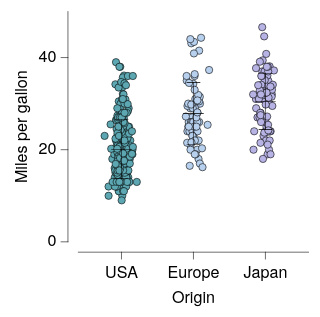

Specify this chart in Vega-Lite:
### Vega-Lite specification from a JSON file in a GitHub repository (floating-point values rounded to 4 significant figures; data arrays with more than 128 entries replaced by an {"elided": "..."} marker saying what was removed)
{"background": null, "config": {"arc": {"fill": "#DBDBDB", "fillOpacity": 1.0, "innerRadius": 25.0, "padAngle": 0.03, "stroke": "black", "strokeOpacity": 1, "strokeWidth": 0.25}, "area": {"fill": "#DBDBDB", "fillOpacity": 1.0, "stroke": "black", "strokeOpacity": 1, "strokeWidth": 0.25}, "axis": {"domain": true, "domainCap": "round", "domainColor": "black", "domainWidth": 0.25, "grid": false, "gridCap": "round", "gridColor": "#F1F1F1", "gridDash": [0, 0], "gridOpacity": 1.0, "gridWidth": 0.25, "labelColor": "black", "labelFont": "Helvetica Neue, HelveticaNeue, Helvetica, Arial, sans-serif", "labelFontSize": 7, "labelFontStyle": "normal", "labelFontWeight": 400, "offset": 4.5, "ticks": true, "tickCap": "round", "tickColor": "black", "tickRound": false, "tickSize": 3, "tickWidth": 0.25, "titleColor": "black", "titleFont": "Helvetica Neue, HelveticaNeue, Helvetica, Arial, sans-serif", "titleFontSize": 7, "titleFontStyle": "normal", "titleFontWeight": 400}, "axisX": {"domain": true, "labelAlign": "center", "labelAngle": 0, "labels": true, "ticks": true, "translate": 0}, "axisY": {"domain": true, "labelAlign": "right", "labelAngle": 0, "labels": true, "ticks": true, "translate": 0}, "axisRight": {"domain": true, "labelAlign": "left", "labelAngle": 0, "labels": true, "ticks": true, "translate": 0}, "axisTop": {"domain": true, "labelAlign": "center", "labelAngle": 0, "labels": true, "ticks": true, "translate": 0}, "axisBand": {"tickOffset": 0}, "bar": {"fill": "#DBDBDB", "fillOpacity": 1.0, "stroke": "black", "strokeOpacity": 1, "strokeWidth": 0.25}, "boxplot": {"size": 9.0, "ticks": {"cornerRadius": 0.25, "fill": "black", "opacity": 1, "size": 4.5, "thickness": 0.25}, "box": {"fillOpacity": 1.0, "stroke": "black", "strokeOpacity": 1, "strokeWidth": 0.25}, "median": {"cornerRadius": 0, "fill": "black", "fillOpacity": 1.0, "opacity": 1, "size": 9.0, "thickness": 0.25}, "rule": {"fill": "black", "fillOpacity": 1.0, "size": 10.0, "stroke": "black", "strokeDash": [0, 0], "strokeOpacity": 1, "strokeWidth": 0.25}, "outliers": {"color": "black", "fill": "black", "fillOpacity": 1.0, "size": 0, "stroke": "black", "strokeOpacity": 1, "strokeWidth": 0.25}}, "circle": {"fill": "black", "fillOpacity": 1.0, "size": 1.25, "stroke": null, "strokeOpacity": 1, "strokeWidth": 0.25}, "errorband": {"band": {"fillOpacity": 0.6, "stroke": null, "strokeWidth": 0.25, "strokeOpacity": 1}, "borders": {"opacity": 0, "strokeOpacity": 0.25, "strokeWidth": 1}}, "errorbar": {"opacity": 1, "rule": {"strokeDash": [0, 0], "strokeWidth": 0.25}, "ticks": {"color": "black", "cornerRadius": 0.125, "opacity": 1, "size": 6.0, "thickness": 0.25}, "thickness": 0.25}, "font": "Helvetica Neue, HelveticaNeue, Helvetica, Arial, sans-serif", "geoshape": {"fill": "#DBDBDB", "fillOpacity": 1.0, "stroke": "black", "strokeOpacity": 1, "strokeWidth": 0.25}, "header": {"labelColor": "black", "labelFont": "Helvetica Neue, HelveticaNeue, Helvetica, Arial, sans-serif", "labelFontSize": 7, "labelFontStyle": "normal", "labelFontWeight": 400, "titleColor": "black", "titleFont": "Helvetica Neue, HelveticaNeue, Helvetica, Arial, sans-serif", "titleFontSize": 7, "titleFontStyle": "normal", "titleFontWeight": 400, "titlePadding": 0}, "legend": {"disable": false, "offset": 4.5, "titlePadding": 4, "labelOffset": 2, "gradientLabelOffset": 2, "gradientLength": 50.0, "gradientThickness": 5.0, "gradientOpacity": 1.0, "gradientStrokeColor": "black", "gradientStrokeWidth": 0.25, "labelColor": "black", "labelFont": "Helvetica Neue, HelveticaNeue, Helvetica, Arial, sans-serif", "labelFontSize": 7, "labelFontStyle": "normal", "labelFontWeight": 400, "strokeColor": "black", "strokeWidth": 0, "symbolSize": 42, "symbolStrokeColor": "black", "symbolStrokeWidth": 0.25, "titleColor": "black", "titleFont": "Helvetica Neue, HelveticaNeue, Helvetica, Arial, sans-serif", "titleFontSize": 7, "titleFontStyle": "normal", "titleFontWeight": 400}, "line": {"color": "black", "stroke": "black", "strokeCap": "butt", "strokeDash": [0, 0], "strokeOpacity": 1, "strokeWidth": 0.5}, "point": {"filled": true, "fill": "#DBDBDB", "fillOpacity": 1.0, "size": 5.0, "stroke": "black", "strokeOpacity": 1, "strokeWidth": 0.25}, "range": {"category": ["#5CA7B1", "#B7D0EE", "#B7B3E4", "#B3DAB5", "#F5E1B3", "#3D727B", "#809DC7", "#867DAC", "#80A988", "#CBB17A", "#204148", "#546B94", "#584C77", "#507B5F", "#9D824D"], "diverging": {"scheme": ["#6F572A", "#876E43", "#9E875F", "#B5A17F", "#CABBA2", "#DCD6CC", "#F4F1E9", "#C9D7DA", "#9DBFC6", "#78A5AF", "#558B96", "#36717C", "#1A5762"]}, "heatmap": {"scheme": ["#32022B", "#43044D", "#4C196E", "#4D338C", "#484DA6", "#3A68BB", "#1D83CA", "#1D9CCB", "#23B5C9", "#28CDC5", "#4DE0B4", "#91EE9F"]}, "ordinal": {"scheme": ["#F1F1F1", "#DBDBDB", "#C6C6C6", "#B2B2B2", "#9D9D9D", "#898989", "#767676", "#636363", "#515151", "#404040", "#2F2F2F", "#1F1F1F"]}, "ramp": {"scheme": ["#32022B", "#43044D", "#4C196E", "#4D338C", "#484DA6", "#3A68BB", "#1D83CA", "#1D9CCB", "#23B5C9", "#28CDC5", "#4DE0B4", "#91EE9F"]}}, "rule": {"color": "black", "stroke": "black", "strokeCap": "round", "strokeDash": [2, 2], "strokeOpacity": 1, "strokeWidth": 0.25}, "scale": {"bandPaddingInner": 0.1, "bandPaddingOuter": 0.1, "round": false}, "rect": {"fill": "#DBDBDB", "fillOpacity": 1.0, "stroke": "black", "strokeOpacity": 1, "strokeWidth": 0.25}, "square": {"fill": "#DBDBDB", "fillOpacity": 1.0, "size": 10.0, "stroke": "black", "strokeOpacity": 1, "strokeWidth": 0.25}, "text": {"color": "black", "font": "Helvetica Neue, HelveticaNeue, Helvetica, Arial, sans-serif", "fontSize": 7, "fontStyle": "normal", "fontWeight": 400}, "tick": {"color": "black", "cornerRadius": 0.125, "opacity": 1.0, "size": 9.0, "thickness": 0.25}, "title": {"anchor": "middle", "frame": "group", "color": "black", "font": "Helvetica Neue, HelveticaNeue, Helvetica, Arial, sans-serif", "fontSize": 7, "fontStyle": "normal", "fontWeight": 400, "subtitleColor": "black", "subtitleFont": "Helvetica Neue, HelveticaNeue, Helvetica, Arial, sans-serif", "subtitleFontSize": "Helvetica Neue, HelveticaNeue, Helvetica, Arial, sans-serif", "subtitleFontStyle": "normal", "subtitleFontWeight": 400}, "trail": {"color": "black", "opacity": 1, "size": 0.5}, "view": {"continuousWidth": 100, "continuousHeight": 100, "discreteWidth": 100, "discreteHeight": 100, "fill": null, "stroke": null, "strokeWidth": 0.25}}, "layer": [{"data": {"name": "data-5a85ede2053d4aec77293cfb476ae07b"}, "mark": {"type": "circle", "opacity": 1.0, "size": 10.0, "stroke": "black", "strokeOpacity": 1, "strokeWidth": 0.25}, "encoding": {"color": {"field": "Origin", "legend": null, "scale": {"domain": ["USA", "Europe", "Japan"]}, "sort": ["USA", "Europe", "Japan"], "title": null, "type": "nominal"}, "x": {"axis": {}, "field": "Origin", "scale": {"domain": ["USA", "Europe", "Japan"]}, "sort": ["USA", "Europe", "Japan"], "title": "Origin", "type": "nominal"}, "xOffset": {"field": "jitter_x", "scale": {"domain": [-7.33, 7.33], "range": [5.17, 19.83]}, "type": "quantitative"}, "y": {"field": "Miles_per_Gallon", "title": "Miles per gallon", "type": "quantitative"}}}, {"data": {"name": "data-246b549c5f5e5aa127fcea3f51cbe754"}, "mark": {"type": "errorbar"}, "encoding": {"x": {"axis": {}, "field": "Origin", "scale": {"domain": ["USA", "Europe", "Japan"]}, "sort": ["USA", "Europe", "Japan"], "title": "Origin", "type": "nominal"}, "y": {"field": "__mean", "title": "Miles per gallon", "type": "quantitative"}, "yError": {"field": "__error"}}}, {"data": {"name": "data-246b549c5f5e5aa127fcea3f51cbe754"}, "mark": {"type": "tick"}, "encoding": {"x": {"axis": {}, "field": "Origin", "scale": {"domain": ["USA", "Europe", "Japan"]}, "sort": ["USA", "Europe", "Japan"], "title": "Origin", "type": "nominal"}, "y": {"field": "__mean", "title": "Miles per gallon", "type": "quantitative"}}}], "$schema": "https://vega.github.io/schema/vega-lite/v6.4.1.json", "datasets": {"data-5a85ede2053d4aec77293cfb476ae07b": {"elided": "398 records"}, "data-246b549c5f5e5aa127fcea3f51cbe754": [{"Origin": "USA", "__mean": 20.08, "__error": 6.403, "__dysonsphere__": 1}, {"Origin": "Japan", "__mean": 30.45, "__error": 6.09, "__dysonsphere__": 1}, {"Origin": "Europe", "__mean": 27.89, "__error": 6.724, "__dysonsphere__": 1}]}}
